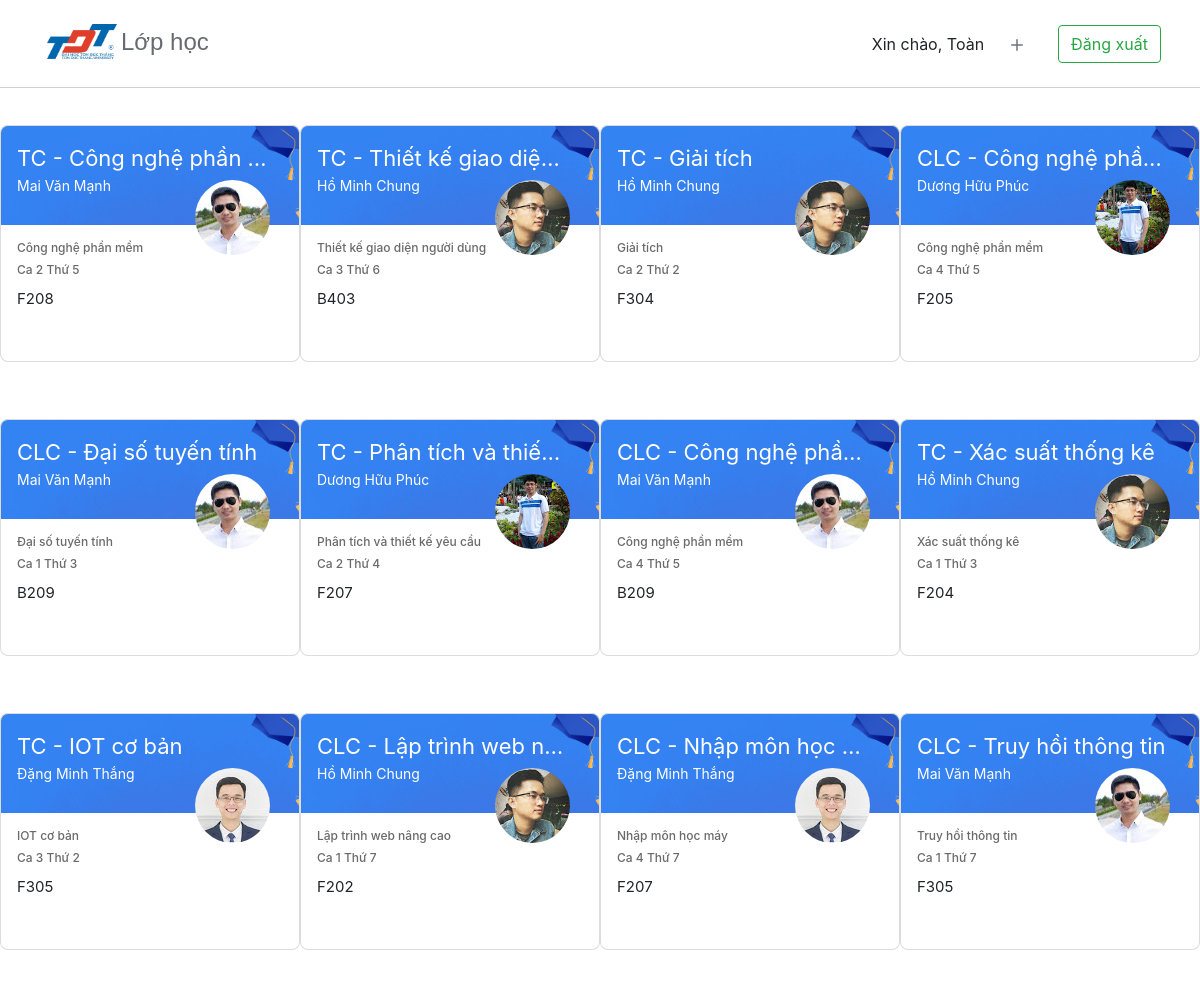
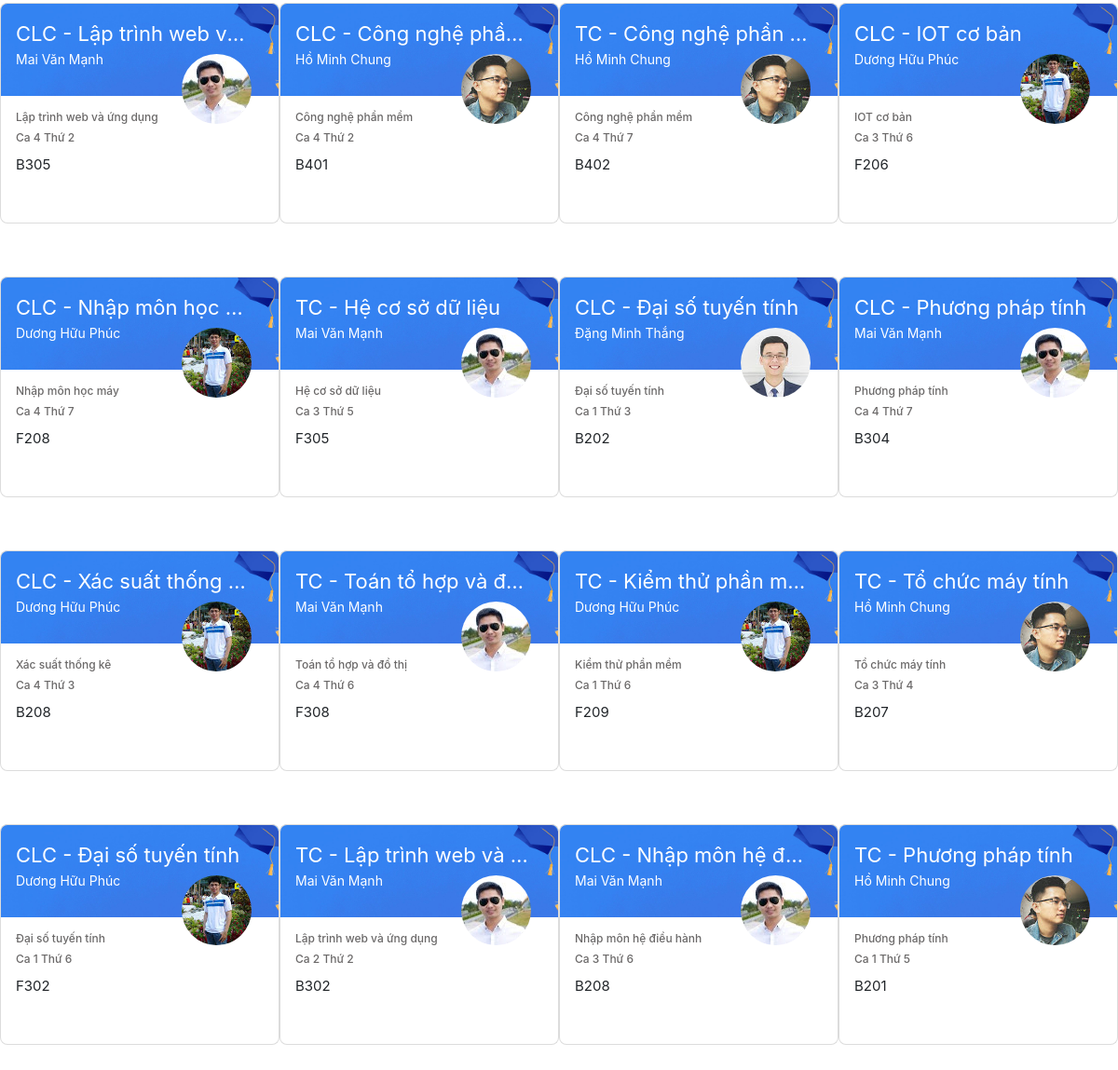
The app's page /Home/Listclass (signed in) with its own data (2 pictures, top to bottom).
### tables this page shows
CREATE TABLE `class` (
  `id` varchar(100) NOT NULL,
  `classname` varchar(100) NOT NULL,
  `subject` varchar(1000) NOT NULL,
  `time` varchar(100) NOT NULL,
  `day` varchar(20) NOT NULL,
  `room` varchar(20) NOT NULL
);

CREATE TABLE `user` (
  `id` int(10) NOT NULL,
  `firstName` varchar(100) NOT NULL,
  `lastName` varchar(100) NOT NULL,
  `userName` varchar(50) NOT NULL,
  `avatar` varchar(50) NOT NULL,
  `password` varchar(100) NOT NULL,
  `birthday` varchar(20) NOT NULL,
  `email` varchar(100) NOT NULL,
  `phoneNumber` varchar(10) NOT NULL
);

### mvc/controllers/Home.php (called while the page is built, shortened)
<?php
class  Home extends Controller{
    function ListClass() {
        $classModel = $this->model("ClassModel");
        $userModel = $this->model("UserModel");
        $user = $userModel->getUserById($_SESSION["loggedIn"]);
        switch ($_SESSION["permission"]) {
            case 3:
                $class = $classModel->getAllClassForStudent($_SESSION["loggedIn"]);
                $teacher = $classModel->getAllTeacherForClass($_SESSION["loggedIn"]);
                $r = $user->fetch_assoc();
                $name = $r["firstName"];
                break;
        }
        $this->view("HomeView", [
            "ListClassView" => "true",
            "ListClass" => $class,
            "ListTeacher" => $teacher,
            "FirstName" => $name
        ]);
    }
}
?>

### mvc/core/App.php (called while the page is built, shortened)
<?php
class App{
    protected $action="Error";
    protected $params=[];
    function __construct(){
        $url = $this->UrlProcess();
        if (isset($url[0])) {
            if(file_exists("./mvc/controllers/".$url[0].".php")){
                unset($url[0]);
            }
        }
        $this->controller = new $this->controller;
        if(isset($url[1])){
            if( method_exists( $this->controller , $url[1]) ){
                $this->action = $url[1];
            } else {
                require_once "./mvc/controllers/Home.php";
                call_user_func_array([new Home(), "Error"], $this->params );
                exit();
            }
            unset($url[1]);
        } else {
            require_once "./mvc/controllers/Home.php";
            call_user_func_array([new Home(), "Error"], $this->params );
            exit();
        }
        $this->params = $url?array_values($url):[];
        call_user_func_array([$this->controller, $this->action], $this->params );
    }
    function UrlProcess(){
        if(isset($_GET["url"]) ){
            return explode("/", filter_var(trim($_GET["url"], "/")));
        }
    }
}
?>

### index.php (called while the page is built, shortened)
<?php
$myApp = new App();
?>

### mvc/core/DB.php (called while the page is built, shortened)
<?php
class DB{
    protected $servername = "localhost";
    protected $username = "root";
    protected $password = "";
    protected $dbname = "classroom";
    function  __construct()
    {
        $this->con = new mysqli($this->servername, $this->username, $this->password, $this->dbname);
    }
}
?>

### mvc/models/ClassModel.php (called while the page is built, shortened)
<?php
class ClassModel extends DB {
    function getAllClassForStudent($id) {
        $query_class = "SELECT `class`.`id`, `class`.`classname`, `class`.`day`, `class`.`subject`, `class`.`time`, `class`.`room`
                        FROM `class` WHERE `class`.`id`
                        IN (SELECT `studentstudyclass`.`id_class` FROM `studentstudyclass` WHERE `studentstudyclass`.`id_student` = ?)";
        $stm1 = $this->con->prepare($query_class);
        $stm1->bind_param('i', $id);
        $stm1->execute();
        $result = $stm1->get_result();
        if ($result->num_rows > 0) {
            return $result;
        }
        return false;
    }
    function getAllTeacherForClass($id) {
        $query_teacher = "SELECT `user`.`id`, `user`.`firstName`, `user`.`lastName`, `user`.`avatar`, `user`.`email`, `user`.`phoneNumber`
                          FROM `teacherteachclass`, `user` WHERE `teacherteachclass`.`id_teacher` = `user`.`id` and `teacherteachclass`.`id_class`
                          IN (SELECT `studentstudyclass`.`id_class` FROM `studentstudyclass` WHERE `studentstudyclass`.`id_student` = ?)";
        $stm1 = $this->con->prepare($query_teacher);
        $stm1->bind_param('i', $id);
        $stm1->execute();
        $result = $stm1->get_result();
        if($result->num_rows > 0) {
            return $result;
        }
    }
}
?>

### mvc/views/pages/ListClass.php (the view, shortened to what this page needs)
<?php
if ($data["ListClass"] != false) {
    $isShow = true;
}
?>
<div class="row">
    <?php
    if (isset($isShow) && $isShow) {
        $n = $data["ListClass"]->num_rows;
        $i = 0;
        while ($n > 0)
        {
            $class = $data["ListClass"]->fetch_assoc();
            if ($_SESSION["permission"] != 2) {
                $teacher = $data["ListTeacher"]->fetch_assoc();
            } else {
                $teacher = $data["ListTeacher"];
            }
            if ((isset($data["Index"]) and $data["Index"][$i] == 1) or !isset($data["Index"])) {
            ?>
            <div class="pl-0 pr-3 card-div align-items-center d-flex justify-content-center col-xl-3 col-lg-4 col-md-6 col-sm-12">
                <div id="<?= $class["id"] ?>" class="my-card" onclick="window.location='../Classroom/Home/<?= $class["id"] ?>';">
                    <div class="my-card-header p-3 d-flex flex-column bg-dark">
                        <div class="header-top d-flex flex-row align-items-center">
                            <a href="#"><?= $class["classname"] ?></a>
                        </div>
                        <div class="header-bottom">
                            <div><?= $teacher['lastName'] . " " . $teacher['firstName'] ?></div>
                        </div>
                    </div>
                    <div class="my-card-body">
                        <img class="rounded-circle teacher-avatar" src="<?= $root . $teacher['avatar'] ?>">
                        <div class="body-content d-flex flex-column p-3">
                            <div class="body-content-title">
                                <h6><?= $class['subject'] ?></h6>
                            </div>
                            <div class="body-content-subtitle">
                                <h6><?= $class['time'] . " " . $class['day'] ?></h6>
                                <a><?= $class['room'] ?></a>
                            </div>
                        </div>
                    </div>
                </div>
            </div>
            <?php
            }
            $n = $n - 1;
            $i = $i + 1;
        }
    } else { ?>
        <div class="d-flex justify-content-center">
            <img src="<?= $root . "public/imgs/not_found_class.png" ?>" alt="Do not have any post" style="width:50%;">
        </div>
    <?php
    }
    ?>
</div>

### mvc/core/Controller.php (shortened to what this page needs)
<?php
class Controller{
    public function model($modelName){
        if (file_exists("./mvc/models/".$modelName.".php")) {
            return new $modelName;
        } else {
            echo "require model failed!";
        }
    }
    public function view($viewName, $data=[]){
        if (file_exists("./mvc/views/".$viewName.".php")) {
            require_once "./mvc/views/".$viewName.".php";
        } else {
            echo "require view failed!";
        }
    }
}
?>

### mvc/views/HomeView.php (shortened to what this page needs)
<?php
if (isset($_GET["url"])) {
    $url = explode("/", filter_var(trim($_GET["url"], "/")));
} else {
    $url = [];
}
$level = count($url);
$root = "";
while ($level > 1) {
    $root = $root . "../";
    $level--;
}
?>
<!doctype html>
<html lang="en">
<head>
    <link rel="stylesheet" href="<?= $root . "public/style.css" ?>">
    <link rel="stylesheet" href="https://stackpath.bootstrapcdn.com/bootstrap/4.5.2/css/bootstrap.min.css">
    <link rel="stylesheet" href="https://cdnjs.cloudflare.com/ajax/libs/font-awesome/4.7.0/css/font-awesome.min.css">
</head>
<body>
    <div class="header my-header mt-4">
        <div class="d-flex flex-row px-4">
            <div class="mr-auto col-md-5">
                <div class="icon d-flex flex-row">
                    <a href="<?= $root . "Home/Listclass" ?>" class="text-decoration-none banner ml-2 d-flex flex-row align-items-start">
                        <img src="<?= $root . "public/imgs/logo.png" ?>" class="logo-img">
                        <span class="classroom ml-1 logo-text text-truncate d-none d-sm-block">Lớp học</span>
                    </a>
                </div>
            </div>
            <div class="col-md-5">
                <div class="d-flex flex-row-reverse align-items-center">
                    <span class="text-right ml-2">
                        <a href="<?= $root . "Account/Logout" ?>" class="btn btn-outline-success text-truncate" role="button">Đăng xuất</a>
                    </span>
                    <div class="media-left dropdown mx-2">
                        <button class="btn dropdown shadow-none" type="button" id="dropdownMenuButton" data-toggle="dropdown" aria-haspopup="true" aria-expanded="false">
                            <a class="text-muted text-right w-50 justify-content-center"  href="#" role="button" data-toggle="tooltip" data-placement="bottom" title="Bấm để thêm lớp học mới">
                                <svg width="1.5em" height="1.5em" viewBox="0 0 16 16" class="bi bi-plus" fill="currentColor" xmlns="http://www.w3.org/2000/svg">
                                    <path fill-rule="evenodd" d="M8 4a.5.5 0 0 1 .5.5v3h3a.5.5 0 0 1 0 1h-3v3a.5.5 0 0 1-1 0v-3h-3a.5.5 0 0 1 0-1h3v-3A.5.5 0 0 1 8 4z"/>
                                </svg>
                            </a>
                        </button>
                </div>
                <div class="media-left d-none text-truncate d-md-block">
                    Xin chào, <?= $data["FirstName"] ?>
                </div>
                </div>
            </div>
        </div>
    </div>
    <div class="container-fluid m-2">
        <?php isset($data["ListClassView"]) ? require_once "./mvc/views/pages/ListClass.php" : "" ?>
    </div>
</body>
</html>

### public/style.css (style rules this page uses)
html, body { margin: 0; padding: 0; height: 100%; }
body { overflow-x: hidden; }
.my-header { height: 64px; border-bottom: 1px solid #d0d0d0; }
.banner { height: 40px; }
.card-div { width: 302px; height: 294px; }
.my-card { cursor: pointer; }
.my-card .my-card-header { width: 300px; height: 100px; background-size: cover; background-image: url("./imgs/img_graduation.jpg"); border: 1px solid gainsboro; border-bottom: none; border-top-left-radius: 8px; border-top-right-radius: 8px; }
.my-card .my-card-body { width: 300px; height: 137px; border: 1px solid gainsboro; border-top: none; border-bottom-left-radius: 8px; border-bottom-right-radius: 8px; }
.header-top a { white-space: nowrap; text-overflow: ellipsis; width: 250px; color: white; font-size: 22px; overflow: hidden }
.header-bottom div { width: 250px; color: white; font-size: 14px; }
.teacher-avatar { margin-left: 65%; margin-top: -15%; width: 75px; height: 75px; }
.body-content { margin-top: -10%; }
.body-content h6 { color: #6b6969; font-size: 12px; }
.body-content a { color: black; font-size: 15px; }
.my-header { height: 64px; border-block-end: 1px solid #d0d0d0; }
.logo-img { width: 70px; height: 35px; }
.logo-text { color: dimgrey; font-size: 24px; }
* { box-sizing: border-box; }
.classroom { font-family: Arial, Helvetica, sans-serif; color: #656b70 }

### records on screen
class: classname "TC - Công nghệ phần…", user.lastName "Mai Văn", user.firstName "Mạnh", user.avatar (picture), subject "Công nghệ phần mềm", time "Ca 2", day "Thứ 5", room "F208"
class: classname "TC - Thiết kế giao diệ…", user.lastName "Hồ Minh", user.firstName "Chung", user.avatar (picture), subject "Thiết kế giao diện người dùng", time "Ca 3", day "Thứ 6", room "B403"
class: classname "TC - Giải tích", user.lastName "Hồ Minh", user.firstName "Chung", user.avatar (picture), subject "Giải tích", time "Ca 2", day "Thứ 2", room "F304"
class: classname "CLC - Công nghệ phầ…", user.lastName "Dương Hữu", user.firstName "Phúc", user.avatar (picture), subject "Công nghệ phần mềm", time "Ca 4", day "Thứ 5", room "F205"
class: classname "CLC - Đại số tuyến tính", user.lastName "Mai Văn", user.firstName "Mạnh", user.avatar (picture), subject "Đại số tuyến tính", time "Ca 1", day "Thứ 3", room "B209"
class: classname "TC - Phân tích và thiế…", user.lastName "Dương Hữu", user.firstName "Phúc", user.avatar (picture), subject "Phân tích và thiết kế yêu cầu", time "Ca 2", day "Thứ 4", room "F207"
class: classname "CLC - Công nghệ phầ…", user.lastName "Mai Văn", user.firstName "Mạnh", user.avatar (picture), subject "Công nghệ phần mềm", time "Ca 4", day "Thứ 5", room "B209"
class: classname "TC - Xác suất thống kê", user.lastName "Hồ Minh", user.firstName "Chung", user.avatar (picture), subject "Xác suất thống kê", time "Ca 1", day "Thứ 3", room "F204"
class: classname "TC - IOT cơ bản", user.lastName "Đặng Minh", user.firstName "Thắng", user.avatar (picture), subject "IOT cơ bản", time "Ca 3", day "Thứ 2", room "F305"
class: classname "CLC - Lập trình web n…", user.lastName "Hồ Minh", user.firstName "Chung", user.avatar (picture), subject "Lập trình web nâng cao", time "Ca 1", day "Thứ 7", room "F202"
class: classname "CLC - Nhập môn học…", user.lastName "Đặng Minh", user.firstName "Thắng", user.avatar (picture), subject "Nhập môn học máy", time "Ca 4", day "Thứ 7", room "F207"
class: classname "CLC - Truy hồi thông tin", user.lastName "Mai Văn", user.firstName "Mạnh", user.avatar (picture), subject "Truy hồi thông tin", time "Ca 1", day "Thứ 7", room "F305"
class: classname "CLC - Lập trình web v…", user.lastName "Mai Văn", user.firstName "Mạnh", user.avatar (picture), subject "Lập trình web và ứng dụng", time "Ca 4", day "Thứ 2", room "B305"
class: classname "CLC - Công nghệ phầ…", user.lastName "Hồ Minh", user.firstName "Chung", user.avatar (picture), subject "Công nghệ phần mềm", time "Ca 4", day "Thứ 2", room "B401"
class: classname "TC - Công nghệ phần…", user.lastName "Hồ Minh", user.firstName "Chung", user.avatar (picture), subject "Công nghệ phần mềm", time "Ca 4", day "Thứ 7", room "B402"
class: classname "CLC - IOT cơ bản", user.lastName "Dương Hữu", user.firstName "Phúc", user.avatar (picture), subject "IOT cơ bản", time "Ca 3", day "Thứ 6", room "F206"
class: classname "CLC - Nhập môn học…", user.lastName "Dương Hữu", user.firstName "Phúc", user.avatar (picture), subject "Nhập môn học máy", time "Ca 4", day "Thứ 7", room "F208"
class: classname "TC - Hệ cơ sở dữ liệu", user.lastName "Mai Văn", user.firstName "Mạnh", user.avatar (picture), subject "Hệ cơ sở dữ liệu", time "Ca 3", day "Thứ 5", room "F305"
class: classname "CLC - Đại số tuyến tính", user.lastName "Đặng Minh", user.firstName "Thắng", user.avatar (picture), subject "Đại số tuyến tính", time "Ca 1", day "Thứ 3", room "B202"
class: classname "CLC - Phương pháp tính", user.lastName "Mai Văn", user.firstName "Mạnh", user.avatar (picture), subject "Phương pháp tính", time "Ca 4", day "Thứ 7", room "B304"
class: classname "CLC - Xác suất thống…", user.lastName "Dương Hữu", user.firstName "Phúc", user.avatar (picture), subject "Xác suất thống kê", time "Ca 4", day "Thứ 3", room "B208"
class: classname "TC - Toán tổ hợp và đ…", user.lastName "Mai Văn", user.firstName "Mạnh", user.avatar (picture), subject "Toán tổ hợp và đồ thị", time "Ca 4", day "Thứ 6", room "F308"
class: classname "TC - Kiểm thử phần m…", user.lastName "Dương Hữu", user.firstName "Phúc", user.avatar (picture), subject "Kiểm thử phần mềm", time "Ca 1", day "Thứ 6", room "F209"
class: classname "TC - Tổ chức máy tính", user.lastName "Hồ Minh", user.firstName "Chung", user.avatar (picture), subject "Tổ chức máy tính", time "Ca 3", day "Thứ 4", room "B207"
class: classname "CLC - Đại số tuyến tính", user.lastName "Dương Hữu", user.firstName "Phúc", user.avatar (picture), subject "Đại số tuyến tính", time "Ca 1", day "Thứ 6", room "F302"
class: classname "TC - Lập trình web và…", user.lastName "Mai Văn", user.firstName "Mạnh", user.avatar (picture), subject "Lập trình web và ứng dụng", time "Ca 2", day "Thứ 2", room "B302"
class: classname "CLC - Nhập môn hệ đ…", user.lastName "Mai Văn", user.firstName "Mạnh", user.avatar (picture), subject "Nhập môn hệ điều hành", time "Ca 3", day "Thứ 6", room "B208"
class: classname "TC - Phương pháp tính", user.lastName "Hồ Minh", user.firstName "Chung", user.avatar (picture), subject "Phương pháp tính", time "Ca 1", day "Thứ 5", room "B201"

### other values on screen
$data["FirstName"] "Toàn"
